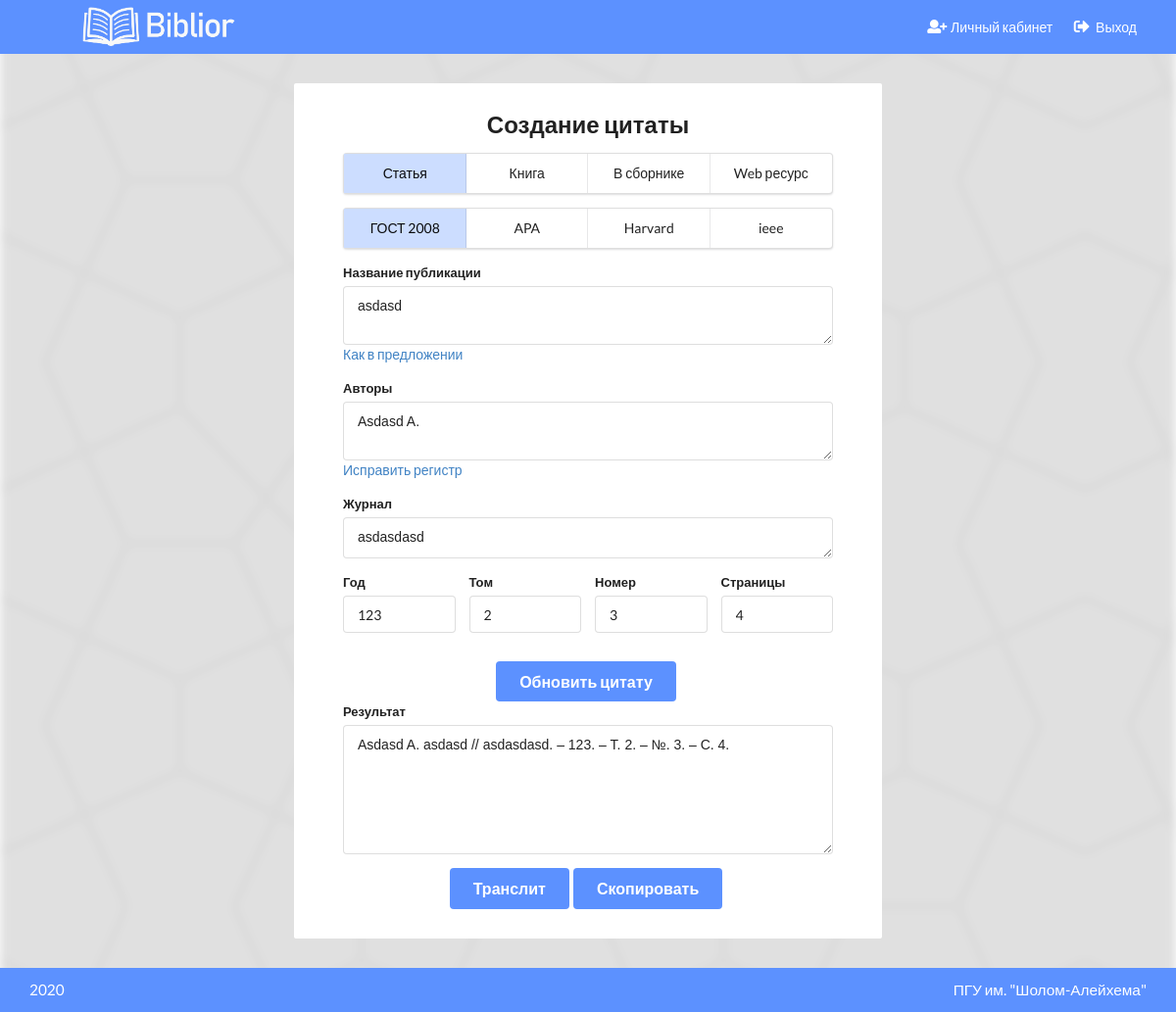
/publication/?type=journal-article&pub_id=32&source=personal-area (signed in), run on the app's committed database.
### Publications/models.py (models this page shows, shortened)
class Publication(models.Model):
    objects = MyManager()
    user = models.ForeignKey(User, on_delete=models.CASCADE, related_name='pubs')
    type = models.CharField(max_length=32)
    doi = models.CharField(max_length=64)
    url = models.URLField(default=None, null=True)
    title = models.CharField(max_length=256)
    container_title = models.CharField(max_length=128, blank=True)
    publisher = models.CharField(max_length=128, blank=True)
    author = models.CharField(max_length=128)
    issue = models.CharField(max_length=4, blank=True)
    volume = models.CharField(max_length=4, blank=True)
    issued = models.CharField(max_length=4)
    page = models.CharField(max_length=10, blank=True)
    update_dt = models.DateTimeField(auto_now=True)
    class Meta:
        verbose_name = 'Публикация'
        verbose_name_plural = 'Публикации'
        indexes = [models.Index(fields=['doi'])]
        ordering = ['-update_dt']

### Publications/views.py (the view)
# urls.py: path('', cite, name='cite'),
def cite(request):
    doi = request.GET.get('doi')
    pub_type = request.GET.get('type')
    pub_id = request.GET.get('pub_id')
    source = request.GET.get('source', '')
    if request.method == 'POST':
        pub = dict(request.POST)
        for key, value in pub.items():
            pub[key] = value[0]
    else:
        pub = None
    data = {'type': pub_type, 'doi': doi, 'pub': pub, 'pub_id': pub_id, 'uid': uuid.uuid4().hex}
    if not pub and (pub_id or doi):
        if source == 'personal-area' and request.user.is_authenticated:
            if pub_id:
                pub = Publication.objects.get_or_none(user=request.user, id=pub_id)
            else:
                pub = Publication.objects.get_or_none(user=request.user, doi=doi)
            if pub:
                data['custom'] = True
                data['pub'] = pub
            else:
                get_publication(doi, data['uid'])
        else:
            get_publication(doi, data['uid'])
    return render(request, 'Publications/Citation.html', data)

### utils/model_manager.py (called while the page is built)
    def get_or_none(self, **kwargs):
        try:
            return self.get(**kwargs)
        except ObjectDoesNotExist:
            return None

### templates/Publications/Citation.html (shortened to what this page needs)
{% extends 'base.html' %}
{% block content %}
    <div class="ui container">
        <div class="child-center">
            <div class="paper cblock">
                <div class="content">
                    <div class="child-center">
                        <div class="form">
                            <h2 class="ui center aligned header">Создание цитаты</h2>
                            <div id="pub_type" class="ui four item menu">
                                <a class="{% if type == 'journal-article' or not type and not doi %}active{% endif %} item"
                                   data-value="journal-article">Статья</a>
                                <a class="{% if type == 'book' %}active{% endif %} item" data-value="book">Книга</a>
                                <a class="{% if type == 'book-chapter' %}active{% endif %} item"
                                   data-value="book-chapter">В сборнике</a>
                                <a class="{% if type == 'web' %}active{% endif %} item" data-value="web">Web ресурс</a>
                            </div>
                            <div id="cite_template" data-input-name="cite_template" class="ui four item menu">
                                <a class="active item" data-value="gost">ГОСТ 2008</a>
                                <a class="item" data-value="apa">APA</a>
                                <a class="item" data-value="harvard">Harvard</a>
                                <a class="item" data-value="ieee">ieee</a>
                            </div>
                            <form action=""
                                  class="ui form remove-empty-values {% if not custom and pub and doi %}warning{% endif %} error">
                                {% if not type or type == 'journal-article' %}
                                    {% include 'Publications/journal_form.html' %}
                                {% else %}
                                    {% include 'Publications/journal_form.html' %}
                                {% endif %}
                                <div class="child-center">
                                    <button id="update-cite" class="large ui primary button">
                                        Обновить цитату
                                    </button>
                                </div>
                            </form>
                            <div class="ui form">
                                <div class="field">
                                    <label>Результат</label>
                                    <textarea name="result" rows="6"></textarea>
                                </div>
                                <div class="child-center">
                                    <a id="translitbtn" class="large ui primary button">
                                        Транслит
                                    </a>
                                    <a id="copy-btn" onclick="copyToClipboard()" class="large ui primary button">
                                        Скопировать
                                    </a>
                                </div>
                            </div>
                        </div>
                    </div>
                </div>
            </div>
        </div>
    </div>
{% endblock %}

### templates/Publications/journal_form.html (shortened to what this page needs)
<div id="journal-article-form">
    <div class="field">
        <label>Название публикации</label>
        <textarea name="title"
                  rows="2">{{ pub.title|default_if_none:"" }}</textarea>
        <div class="sixteen wide">
            <a id="toSentence">Как в предложении</a>
        </div>
    </div>
    <div class="field">
        <label>Авторы</label>
        <textarea name="author"
                  rows="2">{{ pub.author|default_if_none:"" }}</textarea>
        <div class="sixteen wide">
            <a id="fixRegistr">Исправить регистр</a>
        </div>
    </div>
    <div class="field">
        <label>Журнал</label>
        <textarea name="container_title"
                  rows="1">{{ pub.container_title|default_if_none:"" }}</textarea>
    </div>
    <div class="four fields">
        <div class="field">
            <label>Год</label>
            <input name="issued" value="{{ pub.issued|default_if_none:"" }}">
        </div>
        <div class="field">
            <label>Том</label>
            <input name="volume" value="{{ pub.volume|default_if_none:"" }}">
        </div>
        <div class="field">
            <label>Номер</label>
            <input name="issue" value="{{ pub.issue|default_if_none:"" }}">
        </div>
        <div class="field">
            <label>Страницы</label>
            <input name="page" value="{{ pub.page|default_if_none:"" }}">
        </div>
    </div>
</div>

### static/css/style.css (style rules this page uses)
:root { --color: #151515;--nav-bg-color: #5c91ff;--nav-color: #ffffff;--nav-item-hover-bg-color: #5d81f0;--content-bg-color: #ffffff;--btn-primary-color: #5c91ff;--btn-primary-hover-color: #5881eb;--btn-primary-active-color: #5573da;--btn-primary-text-color: #ffffff;--menu-active-color: #ccddff;--menu-active-hover-color: #b3ccff }
:root body:before { background-image:url("/static/img/bg.png");filter:invert(100%) blur(5px) opacity(60%) }
.paper { width:100%;max-width:600px }
.paper .form { width:100%;max-width:500px }
.paper .child-center #update-cite { margin-top:15px }
.paper a#toSentence,.paper a#fixRegistr { cursor:pointer }
html { padding:0;margin:0;min-height:100% }
body { padding:0;margin:0;color:var(--color) }
body:before { z-index:-3;content:"";position:fixed;top:0;left:0;width:100%;height:100%;background-attachment:fixed;background-repeat:no-repeat;background-size:cover }
.ui.container { width:95%;max-width:1280px !important }
.child-center { width:100%;display:flex;justify-content:center }
.cblock { display:block;position:relative;float:left }
.content { margin:30px 0;background-color:var(--content-bg-color);border-radius:2px;display:block;position:relative;float:left;width:100%;padding:30px }
.ui.button.primary { background-color:var(--btn-primary-color);color:var(--btn-primary-text-color) }
.ui.menu .item.active { background-color:var(--menu-active-color) }

### data on the page
Publication: title "asdasd", author "Asdasd A.", container_title "asdasdasd", issued "123", volume "2", issue "3", page "4"
